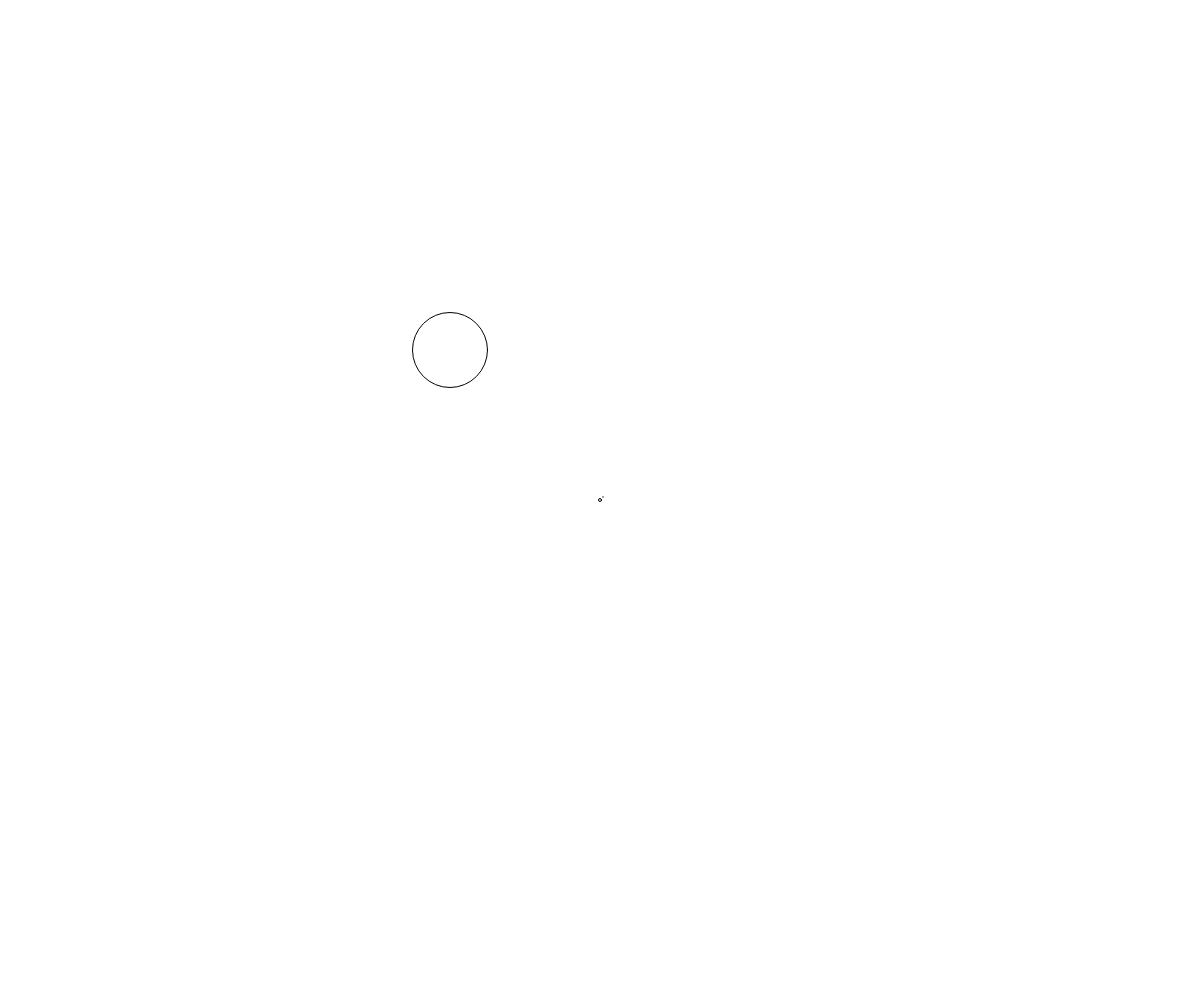
Frame 1 (no input)
Frame 60 (no input): identical to frame 1, image omitted
Frame 120 (the mouse pressed at the canvas centre since frame 60): identical to frame 1, image omitted

The p5.js sketch that drew this single still picture (run headless with seeded random() and noise() and a simulated clock; from frame 60 on, the mouse is pressed at the canvas centre):

// p5.js sketch
// ── sketch.js
// represents what each pixel represents on the real number plane
var scale;
// Amount to change the scale when scrolling
var scaleChangeAmount = 0.01;

// bounds of the screen according to the real numbers
var leftBound = -2, rightBound = 2, topBound, bottomBound;

function setup() {
  createCanvas(windowWidth, windowHeight);

  // Starting scale is from -2 to 2 on the x axis
  scale = 4/windowWidth;

  // Get top and bottom bound from this
  topBound = -scale*windowHeight/2;
  bottomBound = scale*windowHeight/2;
  
}

function draw() {
  background(255);
  ellipse(realXtoPixelX(-0.5), realYtoPixelY(0.5), realSizetoPixelSize(0.25), realSizetoPixelSize(0.25));
  ellipse(realXtoPixelX(0), realYtoPixelY(0), realSizetoPixelSize(0.01), realSizetoPixelSize(0.01))
  ellipse(realXtoPixelX(0.01), realYtoPixelY(0.01), realSizetoPixelSize(0.0001), realSizetoPixelSize(0.0001))

}

// change the camera zoom - amount is a percentage of the current zoom (e.g. 0.999)
// aroundX/Y is the point around which to zoom (real)
function zoom(amount, aroundX, aroundY) {
  scale *= amount;

  leftBound = aroundX - (aroundX-leftBound) * amount;
  rightBound = aroundX + (rightBound-aroundX) * amount;
  
  topBound = aroundY - (aroundY - topBound) * amount;
  bottomBound = aroundY + (bottomBound - aroundY) * amount;
}

function mouseWheel(event) {
  zoom(1 + 0.0001 * event.delta, pixelXtoRealX(mouseX), pixelYtoRealY(mouseY));

  // prevent scrolling
  return false;
}

// drag across the plane
function mouseDragged(event) {
  leftBound -= pixelSizetoRealSize(event.movementX);
  rightBound -= pixelSizetoRealSize(event.movementX);
  topBound += pixelSizetoRealSize(event.movementY);
  bottomBound += pixelSizetoRealSize(event.movementY);

  return false;
}

// Convert a pixel position on the x/y-axis to the equivalent position on the cartesian (?!) plane on the x/y-axis, and vice-versa
function pixelXtoRealX(x) { return map(x, 0, windowWidth, leftBound, rightBound); }
function pixelYtoRealY(y) { return map(y, windowHeight, 0, topBound, bottomBound); }
function realXtoPixelX(x) { return map(x, leftBound, rightBound, 0, windowWidth); }
function realYtoPixelY(y) { return map(y, topBound, bottomBound, windowHeight, 0); }

// scale = real / pixel
// pixel = real / scale
// real  = scale * pixel
function realSizetoPixelSize(size) { return size/scale; }
function pixelSizetoRealSize(size) { return size*scale; }

// Gets the left/right/top/bottom bounds of the canvas as real numbers according to scale/center 
// function getLeftBound() { return center.x-scale*windowWidth/2; }
// function getRightBound() { return center.x+scale*windowWidth/2; }
// function getTopBound() { return center.y-scale*windowHeight/2; }
// function getBottomBound() { return center.y+scale*windowHeight/2; }

// https://stackoverflow.com/questions/44061621/how-can-i-resize-my-canvas-to-fit-the-browser-window
function windowResized() {
  resizeCanvas(windowWidth, windowHeight);
  console.log(scale*windowWidth);
}
// ── mandelbrot.js
const ITERATIONS = 300;

// is x,y in the mandelbrot set
// https://en.wikipedia.org/wiki/Mandelbrot_set
function isUnbounded(x, y) {

    // z1 = c
    var z = { a: x, b: y };
    var c = { a: x, b: y };

    var i = 1;
    for(; i < ITERATIONS && abs(z.a+z.b) < 7; i++) {
        z = {
            a: (z.a * z.a - z.b * z.b) + c.a,
            b: (2 * z.a * z.b) + c.b
        };
    }
    
    return i === ITERATIONS;
}
